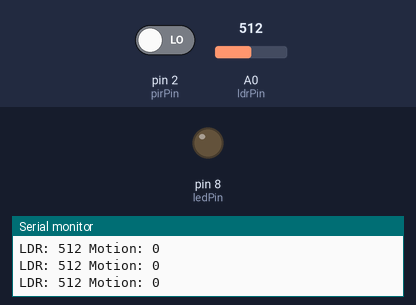
A sketch run on a simulated Arduino Uno, built with avr-gcc and run on an emulated ATmega328P. On the bench: output pins drawn as LEDs (lit = HIGH), the last lines printed to the serial monitor. The test bench sets the inputs (shaded band); at power-on: A0 (ldrPin) = 512, pin 2 (pirPin) LOW.

Above: at 3.2 s.
3.3 s: A0 (ldrPin) set to 110
6.3 s: A0 (ldrPin) set to 94
9.3 s: pin 2 (pirPin) driven HIGH
At 9.6 s:
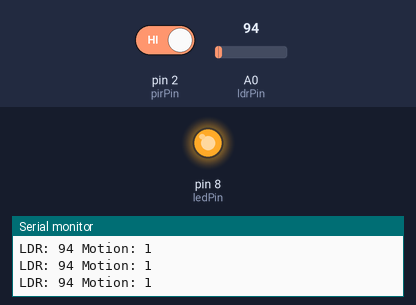
Timing chart, 0 to 12.3 s (numbered marks = the images above; inputs shaded):
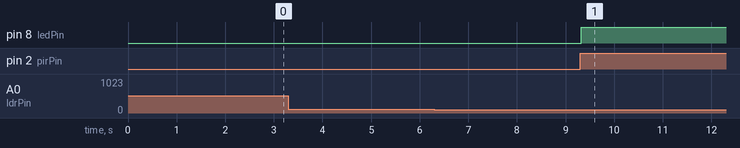

The sketch:

code.ino
```cpp
#define ldrPin A0
#define pirPin 2
#define ledPin 8
int ldrValue = 0;
int motion = 0;
int threshold = 500;

unsigned long lastMotionTime = 0;
int delayTime = 5000;

void setup() {
  pinMode(pirPin, INPUT);
  pinMode(ledPin, OUTPUT);
  Serial.begin(9600);
  delay(2000);
}

void loop() {
 ldrValue = analogRead(ldrPin);
 motion = digitalRead(pirPin);
  Serial.print("LDR: ");
  Serial.print(ldrValue);
  Serial.print(" Motion: ");
  Serial.println(motion);
  if(ldrValue < threshold && motion == HIGH){
    digitalWrite(ledPin, HIGH);
    lastMotionTime = millis();
  }
  if(millis() - lastMotionTime > delayTime){
    digitalWrite(ledPin, LOW);
  }
}
```

Measured:
- after the input at 9.3 s, pin 8 (ledPin): LOW → HIGH at once
